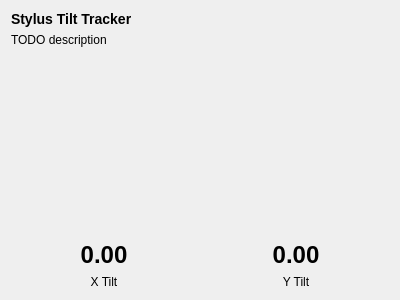
<?xml version="1.0" encoding="UTF-8"?>
<ui version="4.0">
 <class>TiltTracker</class>
 <widget class="QWidget" name="TiltTracker">
  <property name="geometry">
   <rect>
    <x>0</x>
    <y>0</y>
    <width>400</width>
    <height>300</height>
   </rect>
  </property>
  <property name="sizePolicy">
   <sizepolicy hsizetype="Preferred" vsizetype="Expanding">
    <horstretch>0</horstretch>
    <verstretch>1</verstretch>
   </sizepolicy>
  </property>
  <property name="windowTitle">
   <string>Form</string>
  </property>
  <layout class="QVBoxLayout" name="verticalLayout">
   <item>
    <widget class="QLabel" name="title">
     <property name="text">
      <string>&lt;h3&gt;Stylus Tilt Tracker&lt;/h3&gt;</string>
     </property>
    </widget>
   </item>
   <item>
    <widget class="QLabel" name="description">
     <property name="text">
      <string>TODO description</string>
     </property>
    </widget>
   </item>
   <item>
    <widget class="TiltIndicator" name="tiltIndicator" native="true">
     <property name="sizePolicy">
      <sizepolicy hsizetype="Expanding" vsizetype="Expanding">
       <horstretch>0</horstretch>
       <verstretch>1</verstretch>
      </sizepolicy>
     </property>
    </widget>
   </item>
   <item>
    <layout class="QGridLayout" name="gridLayout">
     <item row="0" column="1">
      <widget class="QLabel" name="tiltY">
       <property name="text">
        <string notr="true">&lt;h1&gt;0.00&lt;/h1&gt;</string>
       </property>
       <property name="alignment">
        <set>Qt::AlignCenter</set>
       </property>
      </widget>
     </item>
     <item row="0" column="0">
      <widget class="QLabel" name="tiltX">
       <property name="text">
        <string notr="true">&lt;h1&gt;0.00&lt;/h1&gt;</string>
       </property>
       <property name="alignment">
        <set>Qt::AlignCenter</set>
       </property>
      </widget>
     </item>
     <item row="1" column="0">
      <widget class="QLabel" name="tiltXLabel">
       <property name="text">
        <string>X Tilt</string>
       </property>
       <property name="alignment">
        <set>Qt::AlignCenter</set>
       </property>
      </widget>
     </item>
     <item row="1" column="1">
      <widget class="QLabel" name="tiltYLabel">
       <property name="text">
        <string>Y Tilt</string>
       </property>
       <property name="alignment">
        <set>Qt::AlignCenter</set>
       </property>
      </widget>
     </item>
    </layout>
   </item>
  </layout>
 </widget>
 <customwidgets>
  <customwidget>
   <class>TiltIndicator</class>
   <extends>QWidget</extends>
   <header>tiltindicator.h</header>
   <container>1</container>
  </customwidget>
 </customwidgets>
 <resources/>
 <connections/>
</ui>
